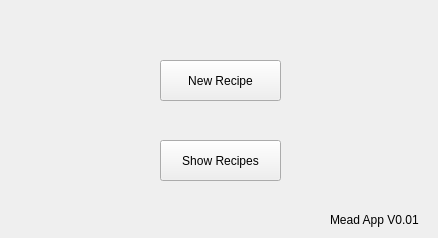
<?xml version="1.0" encoding="UTF-8"?>
<ui version="4.0">
 <class>MainWindow</class>
 <widget class="QWidget" name="MainWindow">
  <property name="geometry">
   <rect>
    <x>0</x>
    <y>0</y>
    <width>438</width>
    <height>238</height>
   </rect>
  </property>
  <property name="windowTitle">
   <string>Mead App by Samildanak</string>
  </property>
  <property name="windowIcon">
   <iconset>
    <normaloff>../Resources/meadappico_Uh1_icon.ico</normaloff>../Resources/meadappico_Uh1_icon.ico</iconset>
  </property>
  <widget class="QPushButton" name="newRecipeButton">
   <property name="geometry">
    <rect>
     <x>160</x>
     <y>60</y>
     <width>121</width>
     <height>41</height>
    </rect>
   </property>
   <property name="text">
    <string>New Recipe</string>
   </property>
  </widget>
  <widget class="QPushButton" name="showRecipeButton">
   <property name="geometry">
    <rect>
     <x>160</x>
     <y>140</y>
     <width>121</width>
     <height>41</height>
    </rect>
   </property>
   <property name="text">
    <string>Show Recipes</string>
   </property>
  </widget>
  <widget class="QLabel" name="label">
   <property name="geometry">
    <rect>
     <x>330</x>
     <y>210</y>
     <width>101</width>
     <height>20</height>
    </rect>
   </property>
   <property name="text">
    <string>Mead App V0.01</string>
   </property>
  </widget>
  <action name="actionNew_Recipe">
   <property name="text">
    <string>New Recipe</string>
   </property>
   <property name="toolTip">
    <string>Open New Recipe Window</string>
   </property>
   <property name="shortcut">
    <string>Ctrl+N</string>
   </property>
   <property name="menuRole">
    <enum>QAction::MenuRole::NoRole</enum>
   </property>
  </action>
 </widget>
 <resources/>
 <connections/>
</ui>
